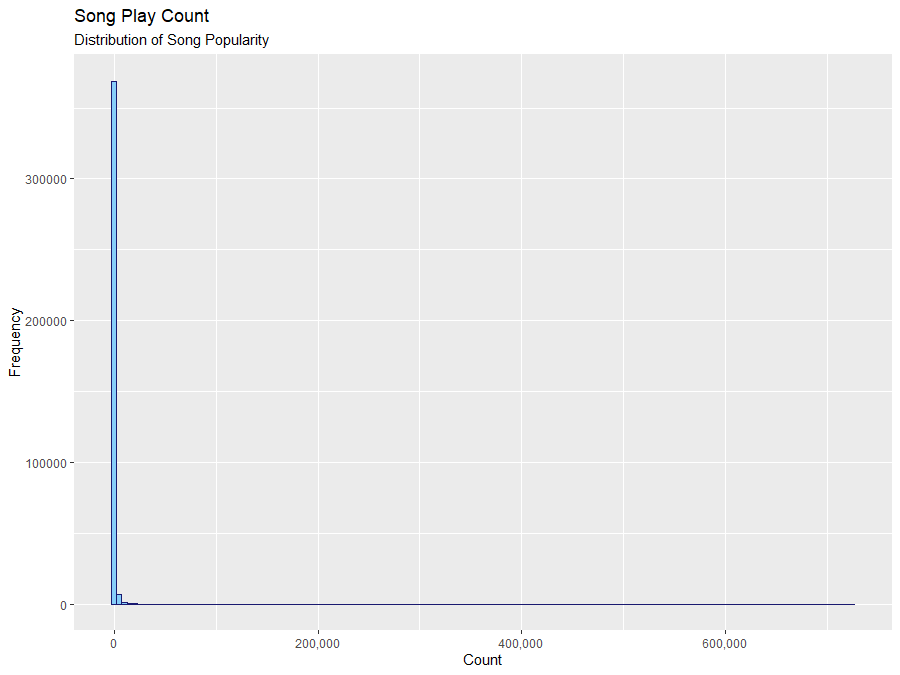

Write the R code that produced this figure.
library(ggplot2)
library(dplyr)
library(tidyverse)

song_play_count_df <- read_csv("C:\\Users\\coach\\OneDrive - University of Canterbury\\MADS\\DATA420 Assignment 2 Code\\song_play_count.csv\\song_play_count.csv", col_names = TRUE)
ggplot(song_play_count_df, aes(x=plays_count)) + 
  geom_histogram(binwidth=5000, colour = "midnightblue", fill="lightskyblue") +
  ggtitle("Song Play Count", subtitle = "Distribution of Song Popularity") +
  xlab("Count") +
  ylab("Frequency") +
  scale_x_continuous(labels = scales::comma)
